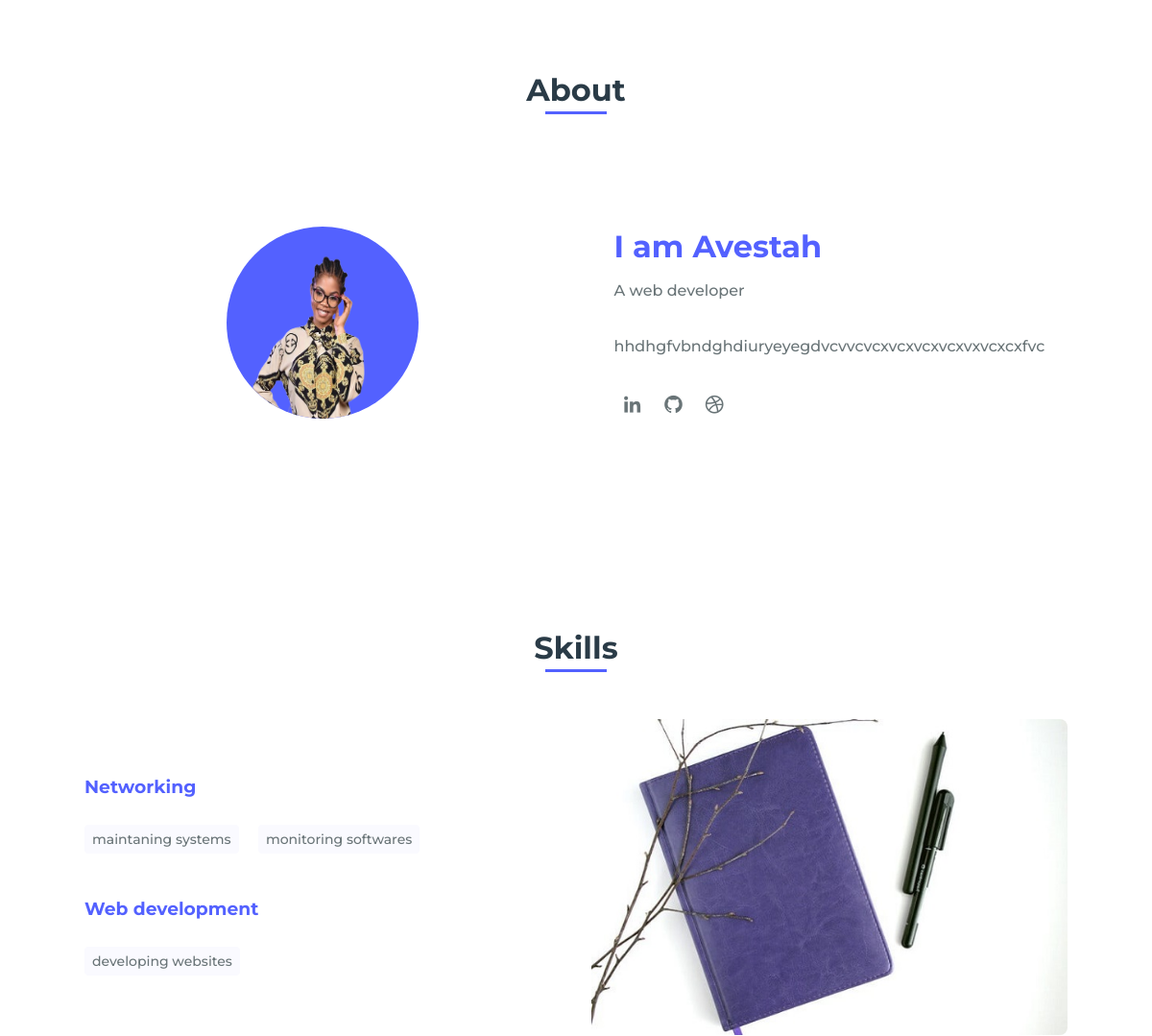
Before: / (middle part) with the older database file.
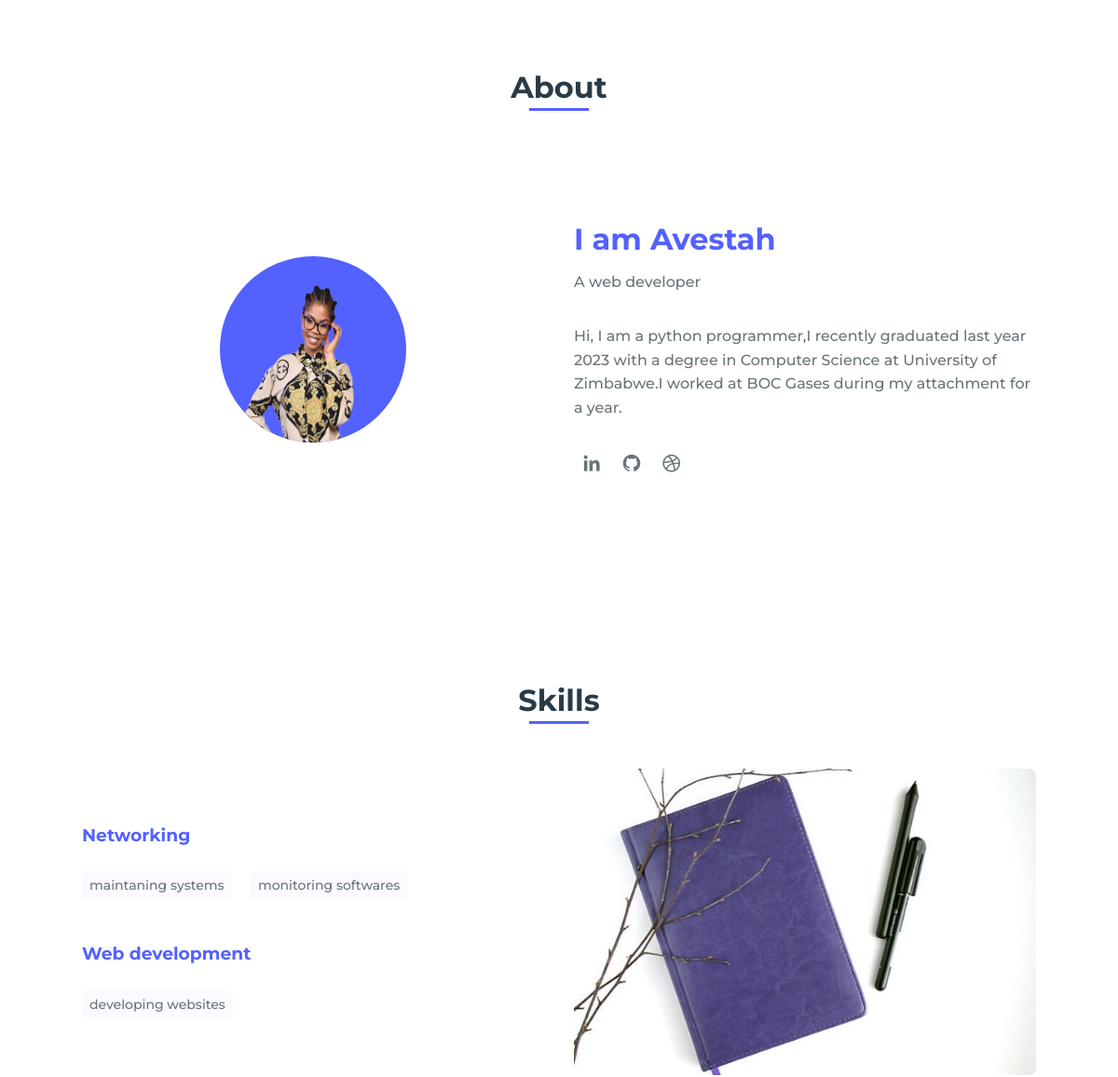
After: the same page with the newer database file.
### MyPortfolio/models.py (models this page shows, shortened)
class About(models.Model):
    heading = models.CharField(max_length=50)
    career = models.CharField(max_length=20)
    description = models.TextField(blank=False)
    profile_img = models.ImageField(upload_to='profile/')
    updated = models.DateTimeField(auto_now=True)

### MyPortfolio/views.py (the view)
def index(request):
    home = Home.objects.latest('updated')
    about = About.objects.latest('updated')
    profiles = Profile.objects.filter(about=about)
    categories = Category.objects.all()
    context = {
        'home': home,
        'about': about,
        'profiles': profiles,
        'categories': categories,
    }
    return render(request, 'index.html', context)

### MyPortfolio/templates/index.html (shortened to what this page needs)
<!DOCTYPE html>
    <html lang="en">
 {% load static %}
    <head>
        <link rel="stylesheet" href="{% static 'assets/css/styles.css' %}">
        <link href='https://cdn.jsdelivr.net/npm/boxicons@2.0.5/css/boxicons.min.css' rel='stylesheet'>
    </head>
    <body>
        <main class="l-main">
            <section class="about section" id="about">
                <h2 class="section-title">About</h2>
                <div class="about__container bd-grid">
                    <div class="about__img">
                        <img src="{{about.profile_img.url}}" alt="">
                    </div>
                    <div>
                        <h2 class="about__subtitle">{{about.heading}}</h2>
                        <span class="about__profession">{{about.career}}</span>
                        <p class="about__text">{{about.description}}</p>
                        <div class="about__social">
                            <a href="#" class="about__social-icon"><i class='bx bxl-linkedin' ></i></a>
                            <a href="#" class="about__social-icon"><i class='bx bxl-github' ></i></a>
                            <a href="#" class="about__social-icon"><i class='bx bxl-dribbble' ></i></a>
                        </div>
                    </div>
                </div>
            </section>
            <section class="skills section" id="skills">
                <h2 class="section-title">Skills</h2>
                <div class="skills__container bd-grid">
                    <div class="skills__box">
                         {% for category in categories %}
                        <h3 class="skills__subtitle">{{category.name}}</h3>
                            {% for skills in category.skills_set.all %}
                                <span class="skills__name">{{skills.skill_name}}</span>
                            {% endfor %}
                        {% endfor %}
                    </div>
                    <div class="skills__img">
                        <img src="{% static 'assets/img/skill.jpg' %}" alt="">
                    </div>
                </div>
            </section>
        </main>
    </body>
</html>

Changed rows visible on the page:
changed About "I am Avestah": description "hhdhgfvbndghdiuryeyegdvcvvcvcxvcxvcxvcxvxvcxcxfvc" → "Hi, I am a python programmer,I recently graduated last year 2023 with a degree in Computer Science at University of Zimbabwe.I worked at BOC Gases during my attachment for a year."
